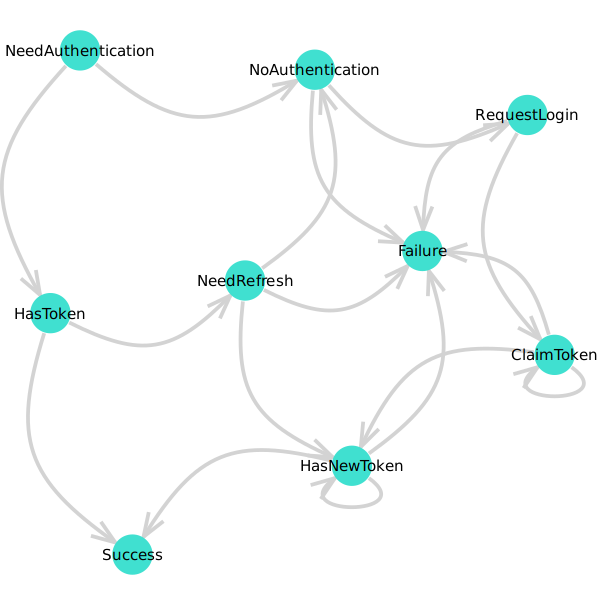

Write Julia code to recreate this figure.
using LightGraphs, PkgAuthentication, GraphPlot, Cairo, Compose

file = joinpath(@__DIR__, "src/PkgAuthentication.jl")

g = SimpleDiGraph()
lines = readlines(file)

vertices = string.(nameof.(subtypes(PkgAuthentication.State)))
for vertex in vertices
    add_vertex!(g)
end

for line in lines
    m = match(r"^function step\(state::(.+?)\)::Union{(.+?)}$", line)
    if m !== nothing
        for target in strip.(split(m[2], ','))
            add_edge!(g, findfirst(==(m[1]), vertices), findfirst(==(target), vertices))
        end
    end
end
plot = gplot(g, nodelabel=vertices, linetype="curve")
draw(PNG(joinpath(@__DIR__, "structure.png"), 16cm, 16cm), plot)
